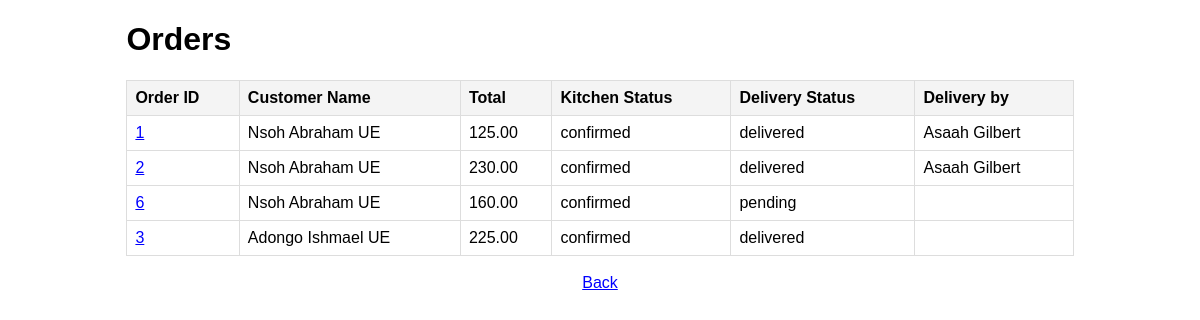
The page /admin/orders.php (signed in) on the database its author committed.
### tables this page shows
CREATE TABLE `orders` (
  `id` int(11) NOT NULL,
  `customer_id` int(11) DEFAULT NULL,
  `total_price` decimal(10,2) NOT NULL,
  `order_date` timestamp NOT NULL DEFAULT current_timestamp(),
  `kitchen_status` varchar(20) DEFAULT 'pending',
  `kitchen_confirmation_time` datetime DEFAULT NULL,
  `delivery_status` varchar(20) DEFAULT 'pending',
  `delivered_by` int(11) DEFAULT NULL,
  `delivery_time` timestamp NULL DEFAULT NULL
);

CREATE TABLE `customers` (
  `id` int(11) NOT NULL,
  `first_name` varchar(50) NOT NULL,
  `last_name` varchar(50) NOT NULL,
  `phone` varchar(15) NOT NULL,
  `email` varchar(100) NOT NULL,
  `sex` enum('Male','Female') NOT NULL,
  `username` varchar(50) NOT NULL,
  `password` varchar(255) NOT NULL,
  `date_registered` timestamp NOT NULL DEFAULT current_timestamp()
);

### admin/orders.php (the view, shortened to what this page needs)
<?php
include('../conn.php');
?>
<!DOCTYPE html>
<html lang="en">
<head>
</head>
<body>
<?php
$role = $_SESSION['role'];
$region_id = $_SESSION['region_id'];
switch ($_SESSION['role']) {
    default:
$query = "SELECT o.id, o.customer_id, o.total_price AS price, o.kitchen_status AS kitchen_status, o.delivery_status AS delivery_status, o.delivered_by AS delivered_by, c.first_name AS c_fname, c.last_name AS c_lname, ad.first_name AS ad_fname, ad.last_name AS ad_lname, ad.middle_name AS ad_mname
FROM orders o
JOIN customers c ON o.customer_id = c.id
JOIN customer_addresses a ON c.id = a.customer_id
LEFT JOIN admins ad ON o.delivered_by = ad.id
WHERE a.region_id = ?
";
$stmt = $conn->prepare($query);
$stmt->bind_param("i", $region_id);
$stmt->execute();
$result = $stmt->get_result();
echo'
<div class="container">
        <h1>Orders</h1>
        <table border="1">
        <tr>
            <th>Order ID</th>
            <th>Customer Name</th>
            <th>Total</th>
            <th>Kitchen Status</th>
            <th>Delivery Status</th>
            <th>Delivery by</th>
        </tr>';
        while ($row = $result->fetch_assoc()){
            echo'
            <tr>
            <td><a href="order_details.php?order_id='.$row["id"].'">'.$row["id"].'</a></td>
                <td>'.$row["c_fname"] . " " . $row["c_lname"].'</td>
                <td>'.$row["price"].'</td>
                <td>'.$row["kitchen_status"].'</td>
                <td>'.$row["delivery_status"].'</td>
                <td>'.$row["ad_fname"]." ". $row["ad_mname"]." ".$row["ad_lname"].'</td>
            </tr>';
        }
            echo '
    </table>
    </div>
    <br>
';
}
?>
          <?php
            switch ($role) {
                case 'rider':
                    echo'<center><div>
                    <a href="rider_dashboard.php">Back</a>
                </div></center>';
                    break;
            }
            ?>
</body>
</html>

### admin/orders.php (style rules this page uses)
body { font-family: Arial, sans-serif; }
.container { width: 80%; margin: 0 auto; }
table { width: 100%; border-collapse: collapse; margin-top: 20px; }
table, th, td { border: 1px solid #ddd; }
th, td { padding: 8px; text-align: left; }
th { background-color: #f4f4f4; }
a { color: blue; text-decoration: underline; }

### rows shown on the page
orders: id "1", customer.first_name "Nsoh Abraham", customer.last_name "UE", total_price "125.00", kitchen_status "confirmed", delivery_status "delivered", delivered_by.first_name "Asaah", delivered_by.last_name "Gilbert"
orders: id "2", customer.first_name "Nsoh Abraham", customer.last_name "UE", total_price "230.00", kitchen_status "confirmed", delivery_status "delivered", delivered_by.first_name "Asaah", delivered_by.last_name "Gilbert"
orders: id "6", customer.first_name "Nsoh Abraham", customer.last_name "UE", total_price "160.00", kitchen_status "confirmed", delivery_status "pending"
orders: id "3", customer.first_name "Adongo Ishmael", customer.last_name "UE", total_price "225.00", kitchen_status "confirmed", delivery_status "delivered"
